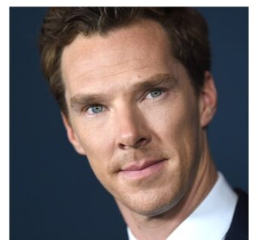
#> input picture 이미지다루기및데이터셋구축실습/2022-12-07/face01.png, 258 x 250 px, found by its file name
$ python test.py
#> lines starting #> are read from the running program, lines starting #| are printed output that depends on the picture; after the words box and inside, x2 and y2 are one past the last pixel; in counts of white or black regions, pixels touching at a corner belong together; long printed decimals are rounded
import cv2
import numpy as np

# https://github.com/opencv/opencv/tree/master/data/haarcascades 다른cascade

# creating face_cascade and eye_cascade objects
face_cascade = cv2.CascadeClassifier('./haarcascade_frontalface_default.xml')
eye_cascade = cv2.CascadeClassifier('./haarcascade_eye.xml')

# 얼굴이미지 가져오기
img = cv2.imread('./face01.png')
#> img is the input picture: shape (250, 258, 3); mean B, G, R 110.6, 111, 120.6

print(img.shape)
#| (250, 258, 3)
# cv2.imshow('image show', img)
# cv2.waitKey(0)

# Converting the image into grayscale
gray = cv2.cvtColor(img, cv2.COLOR_BGR2GRAY)
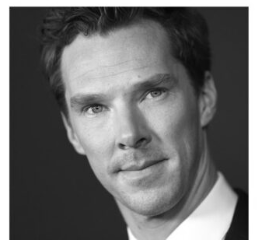
#> gray: shape (250, 258); min 5, max 255, mean 113.8

faces = face_cascade.detectMultiScale(gray, 1.1, 4)  # 4 = 박스4개나오게 하는것
#> faces = [[47, 39, 156, 156]]

# Defining and drawing the rectangles around the face
for (x, y, w, h) in faces:
    cv2.rectangle(img, (x, y), (x+w, y+h), (255, 0, 255), 2)
#> this loop made 1 pass
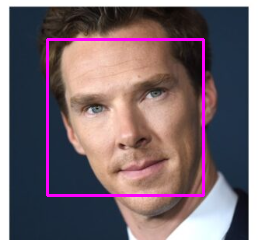
#> img: shape (250, 258, 3); 2.9% of pixels changed, all inside (x1, y1, x2, y2) = (46, 38, 205, 197)
    # 좌표에대한 데이터, (255, 0, 255) 색상, 2 선의굵기
# cv2.imshow('face', img)
# cv2.waitKey(0)
# 관심영역 만들기
roi_gray = gray[y:(y+h), x:(x+w)]
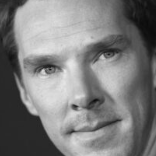
#> roi_gray: shape (156, 156); min 11, max 231, mean 124.6
roi_color = img[y:(y+h), x:(x+w)]

# cv2.imshow('face', img)
# cv2.waitKey(0)

# eyes
eyes = eye_cascade.detectMultiScale(
    roi_gray, 1.1, 4)  # 바운딩박스안에있는 얼굴에만 gray_scale 줌
#> eyes = [[81, 41, 30, 30], [31, 55, 29, 29]]
index = 0

# creating for loop in ordder to divide one eye from another
for(ex, ey, ew, eh) in eyes:
    if index == 0:
        eye_1 = (ex, ey, ew, eh)
    elif index == 1:
        eye_2 = (ex, ey, ew, eh)
    cv2.rectangle(roi_color, (ex, ey), (ex+ew, ey+eh), (0, 0, 255), 2)
    index = index + 1
#> this loop made 2 passes
#> (ex, ey, ew, eh, index) on passes 1 to 2: (81, 41, 30, 30, 1), (31, 55, 29, 29, 2)
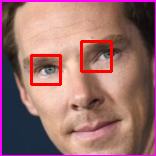
#> roi_color: shape (156, 156, 3); mean B, G, R 108, 109.7, 155.1
#> after the loop, index = 2
# cv2.imshow("face", img)
# cv2.waitKey(0)


if eye_1[0] < eye_2[0]:
    left_eye = eye_1
    right_eye = eye_2
else:
    left_eye = eye_2
#> left_eye = (31, 55, 29, 29)
    right_eye = eye_1
#> right_eye = (81, 41, 30, 30)


# central points of the rectangles
left_eye_center = (int(left_eye[0] + (left_eye[2]/2)),
                   int(left_eye[1] + (left_eye[3] / 2)))
#> left_eye_center = (45, 69)
print(left_eye_center)
#| (45, 69)
left_eye_center_x = left_eye_center[0]
#> left_eye_center_x = 45
left_eye_center_y = left_eye_center[1]
#> left_eye_center_y = 69

right_eye_center = (
    int(right_eye[0] + (right_eye[2]/2)), int(right_eye[1] + (right_eye[3] / 2)))
#> right_eye_center = (96, 56)
right_eye_cetner_x = right_eye_center[0]
#> right_eye_cetner_x = 96
right_eye_cetner_y = right_eye_center[1]
#> right_eye_cetner_y = 56

cv2.circle(roi_color, left_eye_center, 5, (255, 0, 0), -1)
#> roi_color: shape (156, 156, 3); 0.33% of pixels changed, all inside (x1, y1, x2, y2) = (40, 64, 51, 75)
cv2.circle(roi_color, right_eye_center, 5, (255, 0, 0), -1)
#> roi_color: shape (156, 156, 3); mean B, G, R 109.1, 109.1, 154.4
cv2.line(roi_color, right_eye_center, left_eye_center, (0, 200, 200), 1)
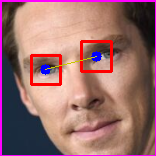
#> roi_color: shape (156, 156, 3); mean B, G, R 108.8, 109.3, 154.5
# cv2.imshow('face', img)
# cv2.waitKey(0)

if left_eye_center_y > right_eye_cetner_y:
    A = (right_eye_cetner_x, left_eye_center_y)
#> A = (96, 69)
    direction = - 1  # 정수 -1 은 이미지가 시계방향으로 회전함을 나타냅니다.
else:
    A = (left_eye_center_x, right_eye_cetner_y)
    direction = 1  # 정수 1은 이미지가 시계 반대 방향으로 회전함을 나타냅니다.
cv2.circle(roi_color, A, 5, (255, 0, 0), -1)
#> roi_color: shape (156, 156, 3); 0.33% of pixels changed, all inside (x1, y1, x2, y2) = (91, 64, 102, 75)
cv2.line(roi_color, left_eye_center, A, (0, 200, 200), 1)
#> roi_color: shape (156, 156, 3); mean B, G, R 109.1, 109.1, 153.9
cv2.line(roi_color, right_eye_center, A, (0, 200, 200), 1)
#> roi_color: shape (156, 156, 3); mean B, G, R 109, 109.2, 154

cv2.imshow("face", img)
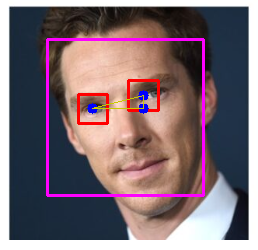
#> window 'face': shape (250, 258, 3); mean B, G, R 114.8, 106.9, 125.6
cv2.waitKey(0)

# 각도 구하기
# np.arctan = 함수 단위는 라디안 단위
# 라디안 단위 -> 각도 : (theta * 180) / np.pi
delta_x = right_eye_cetner_x - left_eye_center_x
#> delta_x = 51
delta_y = right_eye_cetner_y - left_eye_center_y
#> delta_y = -13
angle = np.arctan(delta_y / delta_x)
#> angle = -0.25
angle = (angle * 180) / np.pi
#> angle = -14.3
print(angle)
#| -14.300
'''
(300, 332, 3)
(63, 104)
'''

h, w = img.shape[:2]
#> h = 250; w = 258

center = (w // 2, h // 2)
#> center = (129, 125)
M = cv2.getRotationMatrix2D(center, angle, 1.0)
#> M = [[0.969, -0.247, 34.87], [0.247, 0.969, -27.99]]

rotated = cv2.warpAffine(img, M, (w, h))
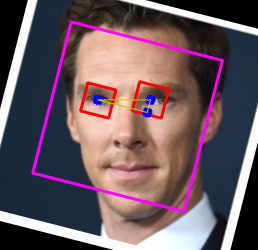
#> rotated: shape (250, 258, 3); mean B, G, R 96.6, 89.2, 108.3

# 결과 -> -21.80140948635181 도
cv2.imshow('face11', rotated)
cv2.waitKey(0)

$ run again, with 이미지다루기및데이터셋구축실습/2022-12-07/face.png copied over 이미지다루기및데이터셋구축실습/2022-12-07/face01.png
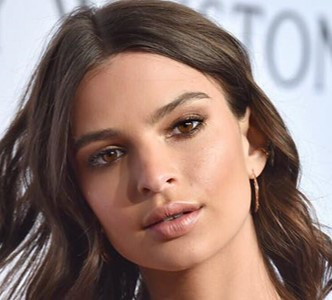
#> input picture 이미지다루기및데이터셋구축실습/2022-12-07/face.png, 332 x 300 px, found by its file name
#> img is the input picture: shape (300, 332, 3); mean B, G, R 113.2, 120.1, 143.5
#| (300, 332, 3)
#> faces = [[45, 52, 219, 219]]
#> the loop `for (x, y, w, h) in faces:` made 1 pass
#> eyes = [[41, 82, 45, 45], [112, 48, 52, 52]]
#> the loop `for(ex, ey, ew, eh) in eyes:` made 2 passes
#> (ex, ey, ew, eh, index) on passes 1 to 2: (41, 82, 45, 45, 1), (112, 48, 52, 52, 2)
#> after the loop `for(ex, ey, ew, eh) in eyes:`:
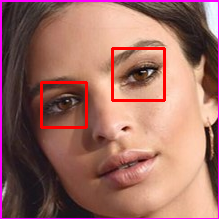
#> roi_color: shape (219, 219, 3); mean B, G, R 98.5, 106.7, 157.2
#> after the loop `for(ex, ey, ew, eh) in eyes:`: index = 2
#> left_eye = (41, 82, 45, 45)
#> right_eye = (112, 48, 52, 52)
#> left_eye_center = (63, 104)
#| (63, 104)
#> left_eye_center_x = 63
#> left_eye_center_y = 104
#> right_eye_center = (138, 74)
#> right_eye_cetner_x = 138
#> right_eye_cetner_y = 74
#> A = (138, 104)
#> delta_x = 75
#> delta_y = -30
#> `angle = np.arctan(delta_y / delta_x)`: angle = -0.381
#> `angle = (angle * 180) / np.pi`: angle = -21.8
#| -21.801
#> M = [[0.928, -0.371, 67.58], [0.371, 0.928, -50.92]]
#> `rotated = cv2.warpAffine(img, M, (w, h))`:
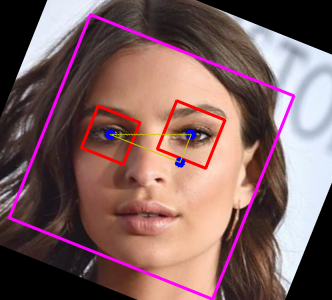
#> rotated: shape (300, 332, 3); mean B, G, R 96.7, 96.6, 127.5
